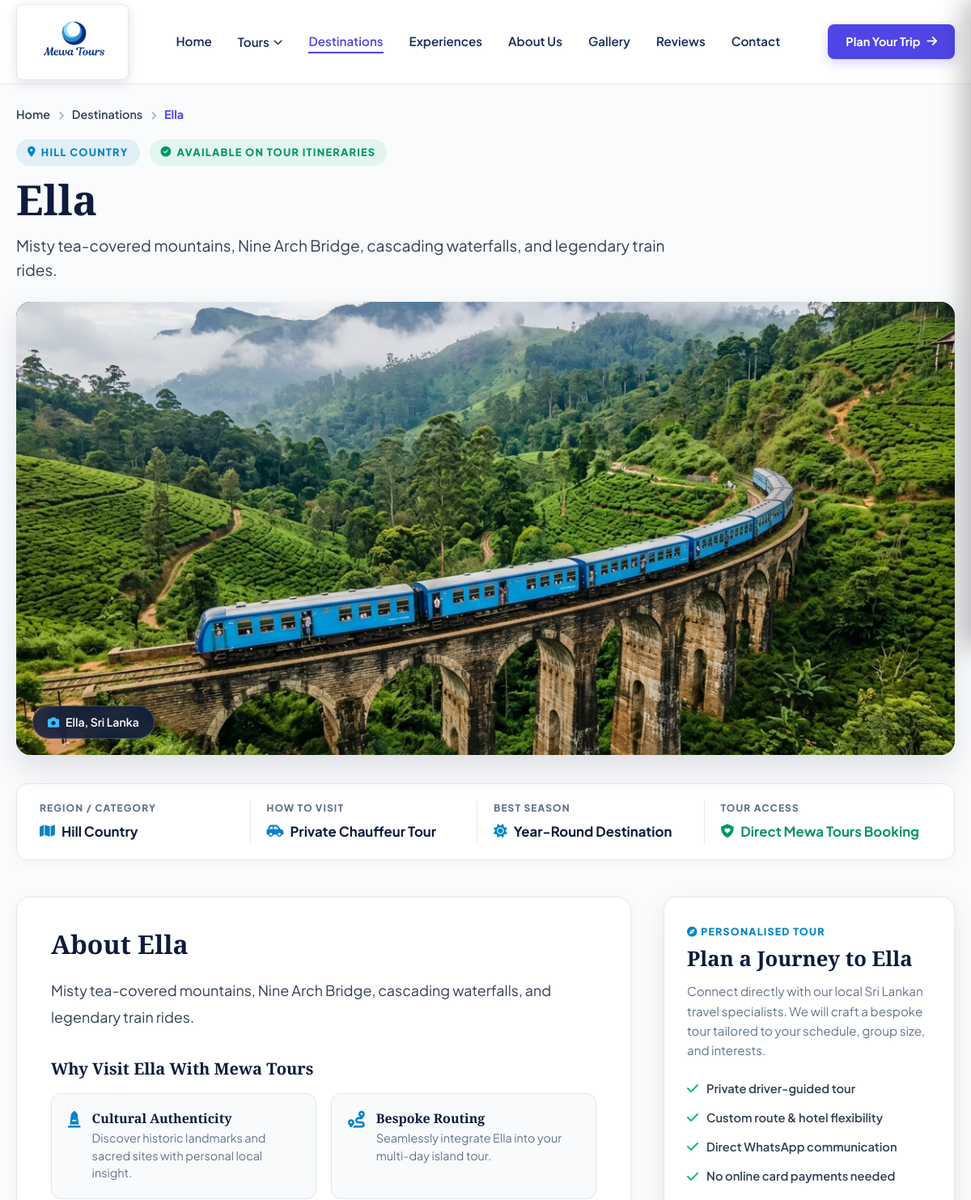
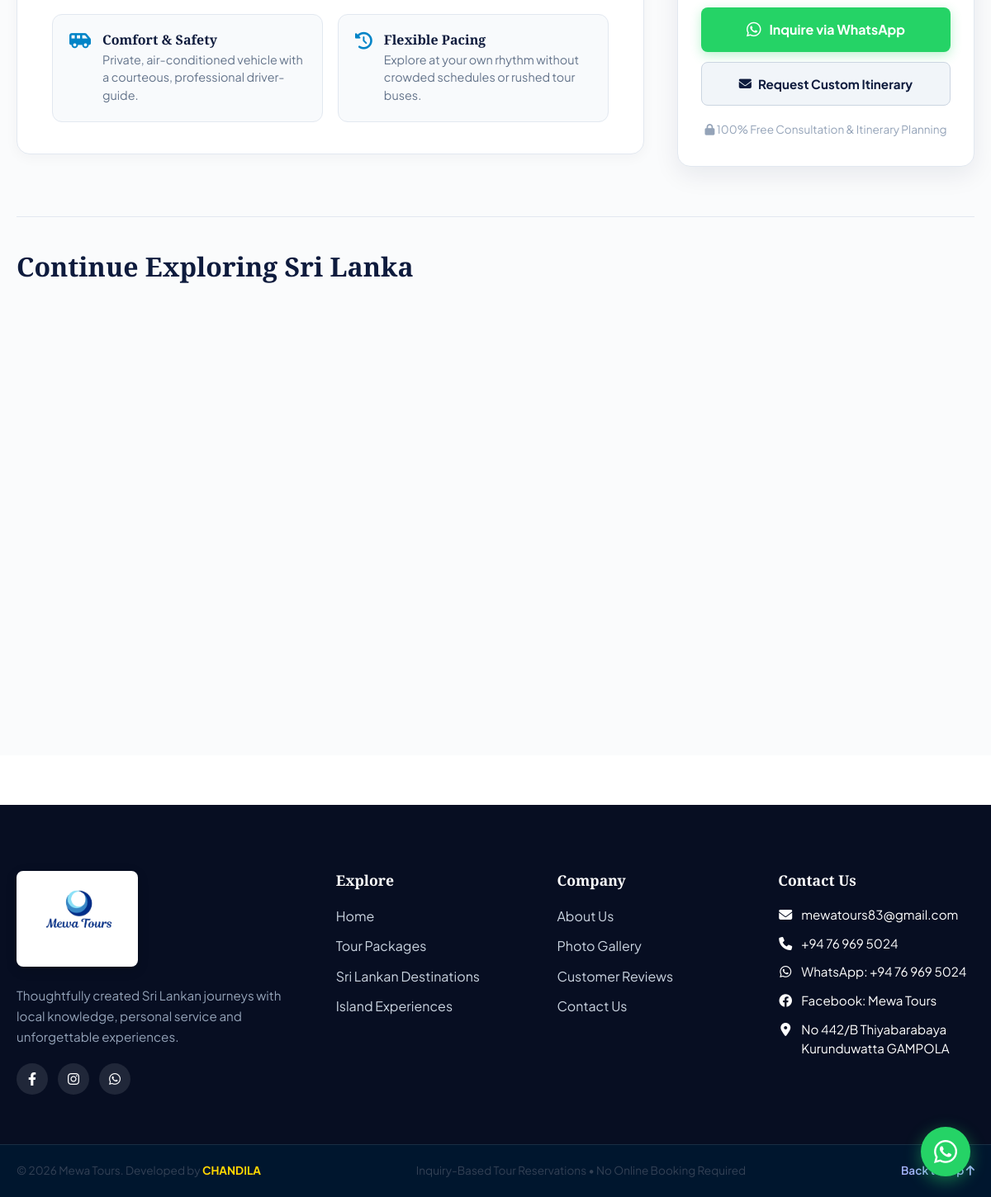
Screenshot of /destination-details.php?slug=ella with the database file from the repository (2 pictures, top to bottom).
### tables this page shows
CREATE TABLE `destinations` (
  `id` bigint(20) unsigned NOT NULL AUTO_INCREMENT,
  `name` varchar(150) NOT NULL,
  `slug` varchar(170) NOT NULL,
  `short_description` text DEFAULT NULL,
  `description` longtext DEFAULT NULL,
  `featured_image` varchar(255) DEFAULT NULL,
  `status` enum('ACTIVE','INACTIVE') NOT NULL DEFAULT 'ACTIVE',
  `is_featured` tinyint(1) NOT NULL DEFAULT 0,
  `display_order` int(11) NOT NULL DEFAULT 0,
  `created_at` timestamp NOT NULL DEFAULT current_timestamp(),
  `updated_at` timestamp NOT NULL DEFAULT current_timestamp() ON UPDATE current_timestamp(),
  PRIMARY KEY (`id`),
  UNIQUE KEY `slug` (`slug`),
  KEY `idx_dest_slug` (`slug`),
  KEY `idx_dest_status` (`status`)
);

### views/client/destination-details.php (the view, shortened to what the rows shown need)
<?php
$whatsapp = new WhatsAppService();
$generalWaUrl = $whatsapp->generateInquiryLink($whatsapp->buildDestinationInquiryMessage($destination['name'] ?? 'Sri Lanka'));
$heroImgSrc = !empty($destination['featured_image'])
    ? ((strpos($destination['featured_image'], 'http') === 0) ? $destination['featured_image'] : asset_url('images/' . e($destination['featured_image'])))
    : asset_url('images/destinations/hero-destinations-sigiriya.jpg');
?>
<link rel="stylesheet" href="<?= asset_url('css/destinations.css') ?>">
<main class="dest-details-page">
    <div class="container">
        <nav class="dest-page-breadcrumb" aria-label="Breadcrumb">
            <ol>
                <li><a href="<?= base_url() ?>">Home</a></li>
                <li><i class="fa-solid fa-chevron-right"></i></li>
                <li><a href="<?= base_url('destinations') ?>">Destinations</a></li>
                <li><i class="fa-solid fa-chevron-right"></i></li>
                <li class="active"><?= e($destination['name']) ?></li>
            </ol>
        </nav>
        <header class="dest-page-header">
            <div class="dest-badge-row">
                <span class="dest-badge-pill">
                    <i class="fa-solid fa-location-dot"></i> <?= e($destination['short_description'] ?? 'Sri Lanka Destination') ?>
                </span>
                <span class="dest-badge-pill" style="background: rgba(16, 185, 129, 0.1); color: #059669;">
                    <i class="fa-solid fa-circle-check"></i> Available on Tour Itineraries
                </span>
            </div>
            <h1 class="dest-page-title"><?= e($destination['name']) ?></h1>
            <p class="dest-page-subtitle">
                <?= e($destination['description'] ? mb_strimwidth($destination['description'], 0, 160, '...') : ($destination['short_description'] ?? 'Explore the timeless wonders of this iconic Sri Lankan destination.')) ?>
            </p>
        </header>
        <div class="dest-showcase-wrapper">
            <img src="<?= e($heroImgSrc) ?>"
                 alt="<?= e($destination['name']) ?> - Sri Lanka Destination"
                 class="dest-showcase-img"
                 onerror="this.src='https://images.unsplash.com/photo-1544979590-37e9b47eb705?auto=format&fit=crop&w=1600&q=80'">
            <div class="dest-showcase-badge">
                <i class="fa-solid fa-camera"></i> <?= e($destination['name']) ?>, Sri Lanka
            </div>
        </div>
        <div class="dest-quick-stats">
            <div class="stat-item">
                <span class="stat-label">REGION / CATEGORY</span>
                <span class="stat-value">
                    <i class="fa-solid fa-map"></i> <?= e($destination['short_description'] ?? 'Heritage & Nature') ?>
                </span>
            </div>
        </div>
        <div class="dest-content-layout">
            <article class="dest-story-column">
                <h2 class="dest-story-heading">About <?= e($destination['name']) ?></h2>
                <div class="dest-story-body">
                    <?= nl2br(e($destination['description'] ?? $destination['short_description'] ?? '')) ?>
                </div>
                <h3 class="dest-highlights-title">Why Visit <?= e($destination['name']) ?> With Mewa Tours</h3>
                <div class="dest-highlight-grid">
                    <div class="dest-highlight-box">
                    </div>
                    <div class="dest-highlight-box">
                        <div>
                            <h4>Bespoke Routing</h4>
                            <p>Seamlessly integrate <?= e($destination['name']) ?> into your multi-day island tour.</p>
                        </div>
                    </div>
                    <div class="dest-highlight-box">
                    </div>
                    <div class="dest-highlight-box">
                    </div>
                </div>
            </article>
            <aside class="dest-booking-card">
                <span class="booking-card-tag"><i class="fa-solid fa-compass"></i> Personalised Tour</span>
                <h3 class="booking-card-title">Plan a Journey to <?= e($destination['name']) ?></h3>
                <p class="booking-card-desc">
                    Connect directly with our local Sri Lankan travel specialists. We will craft a bespoke tour tailored to your schedule, group size, and interests.
                </p>
                <ul class="booking-perks-list">
                    <li><i class="fa-solid fa-check"></i> Private driver-guided tour</li>
                    <li><i class="fa-solid fa-check"></i> Custom route &amp; hotel flexibility</li>
                    <li><i class="fa-solid fa-check"></i> Direct WhatsApp communication</li>
                    <li><i class="fa-solid fa-check"></i> No online card payments needed</li>
                </ul>
                <a href="<?= e($destination['whatsapp_url'] ?? $generalWaUrl) ?>" target="_blank" rel="noopener noreferrer" class="btn-dest-wa">
                    <i class="fa-brands fa-whatsapp fa-lg"></i> Inquire via WhatsApp
                </a>
                <a href="<?= base_url('contact?destination=' . urlencode($destination['name'])) ?>" class="btn-dest-quote">
                    <i class="fa-solid fa-envelope"></i> Request Custom Itinerary
                </a>
                <p class="booking-card-help">
                    <i class="fa-solid fa-lock"></i> 100% Free Consultation &amp; Itinerary Planning
                </p>
            </aside>
        </div>
        <?php if (!empty($related_destinations)): ?>
        <section class="dest-related-section">
            <h2 class="dest-related-title">Continue Exploring Sri Lanka</h2>
        </section>
        <?php endif; ?>
    </div>
</main>

### rows the page displays
destinations: name "Ella", short_description "HILL COUNTRY", description "Misty tea-covered mountains, Nine Arch Bridge, cascading waterfalls, and legendary train rides.", featured_image (picture), short_description "Hill Country"

### other values shown
$config['company']['email'] "mewatours83@gmail.com"
$config['company']['phone'] "+94 76 969 5024"
$config['company']['address'] "No 442/B Thiyabarabaya Kurunduwatta GAMPOLA"
